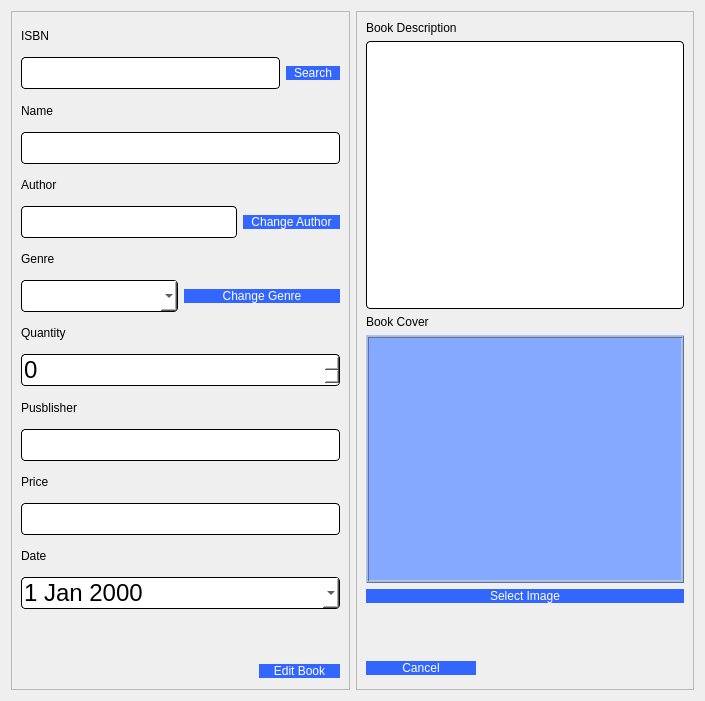
<?xml version="1.0" encoding="UTF-8"?>
<ui version="4.0">
 <class>editBook</class>
 <widget class="QDialog" name="editBook">
  <property name="geometry">
   <rect>
    <x>0</x>
    <y>0</y>
    <width>705</width>
    <height>701</height>
   </rect>
  </property>
  <property name="windowTitle">
   <string>Dialog</string>
  </property>
  <layout class="QHBoxLayout" name="horizontalLayout_5">
   <item>
    <widget class="QFrame" name="frame">
     <property name="frameShape">
      <enum>QFrame::StyledPanel</enum>
     </property>
     <property name="frameShadow">
      <enum>QFrame::Raised</enum>
     </property>
     <layout class="QVBoxLayout" name="verticalLayout">
      <item>
       <widget class="QLabel" name="label">
        <property name="styleSheet">
         <string notr="true">font: 10pt &quot;Comic Sans MS&quot;;
color: rgb(0, 0, 0);</string>
        </property>
        <property name="text">
         <string>ISBN</string>
        </property>
       </widget>
      </item>
      <item>
       <layout class="QHBoxLayout" name="horizontalLayout_3">
        <item>
         <widget class="QLineEdit" name="ISBN">
          <property name="styleSheet">
           <string notr="true">QLineEdit{
	background-color: rgb(255, 255, 255);
	 border: 1px  solid;
     border-radius: 4px;
	font: 24px
}</string>
          </property>
         </widget>
        </item>
        <item>
         <widget class="QPushButton" name="searchBtn">
          <property name="styleSheet">
           <string notr="true">QPushButton{
color: rgb(255, 255, 255);
font: 10pt &quot;Comic Sans MS&quot;;
border-radius:8px;
padding : 0 8px;
background: #3366FF;
border -radius:10px;
}
QPushButton:hover:!pressed

{
background:#4f85e2;
}
QToolButton
{

border-radius:10px;
bacground:red;
color:red;
}

QPushButton:pressed
{
              font-size: 19px;
              transition: 0.9s; 
}</string>
          </property>
          <property name="text">
           <string>Search</string>
          </property>
         </widget>
        </item>
       </layout>
      </item>
      <item>
       <widget class="QLabel" name="label_2">
        <property name="styleSheet">
         <string notr="true">font: 10pt &quot;Comic Sans MS&quot;;
color: rgb(0, 0, 0);</string>
        </property>
        <property name="text">
         <string>Name</string>
        </property>
       </widget>
      </item>
      <item>
       <widget class="QLineEdit" name="name">
        <property name="styleSheet">
         <string notr="true">QLineEdit{
	background-color: rgb(255, 255, 255);
	 border: 1px  solid;
     border-radius: 4px;
	font: 24px
}</string>
        </property>
       </widget>
      </item>
      <item>
       <widget class="QLabel" name="label_3">
        <property name="styleSheet">
         <string notr="true">font: 10pt &quot;Comic Sans MS&quot;;
color: rgb(0, 0, 0);</string>
        </property>
        <property name="text">
         <string>Author</string>
        </property>
       </widget>
      </item>
      <item>
       <layout class="QHBoxLayout" name="horizontalLayout_4">
        <item>
         <widget class="QLineEdit" name="author">
          <property name="enabled">
           <bool>false</bool>
          </property>
          <property name="styleSheet">
           <string notr="true">QLineEdit{
	background-color: rgb(255, 255, 255);
	 border: 1px  solid;
     border-radius: 4px;
	font: 24px
}</string>
          </property>
         </widget>
        </item>
        <item>
         <widget class="QPushButton" name="changeAuthorBtn">
          <property name="styleSheet">
           <string notr="true">QPushButton{
color: rgb(255, 255, 255);
font: 10pt &quot;Comic Sans MS&quot;;
border-radius:8px;
padding : 0 8px;
background: #3366FF;
border -radius:10px;
}
QPushButton:hover:!pressed

{
background:#4f85e2;
}
QToolButton
{

border-radius:10px;
bacground:red;
color:red;
}

QPushButton:pressed
{
              font-size: 19px;
              transition: 0.9s; 
}</string>
          </property>
          <property name="text">
           <string>Change Author</string>
          </property>
         </widget>
        </item>
       </layout>
      </item>
      <item>
       <widget class="QLabel" name="label_4">
        <property name="styleSheet">
         <string notr="true">font: 10pt &quot;Comic Sans MS&quot;;
color: rgb(0, 0, 0);</string>
        </property>
        <property name="text">
         <string>Genre</string>
        </property>
       </widget>
      </item>
      <item>
       <layout class="QHBoxLayout" name="horizontalLayout_6">
        <item>
         <widget class="QComboBox" name="genre">
          <property name="enabled">
           <bool>true</bool>
          </property>
          <property name="styleSheet">
           <string notr="true">QComboBox{
	background-color: rgb(255, 255, 255);
	 border: 1px  solid;
     border-radius: 4px;
	font: 24px
}</string>
          </property>
         </widget>
        </item>
        <item>
         <widget class="QPushButton" name="changeGenreBtn">
          <property name="styleSheet">
           <string notr="true">QPushButton{
color: rgb(255, 255, 255);
font: 10pt &quot;Comic Sans MS&quot;;
border-radius:8px;
padding : 0 8px;
background: #3366FF;
border -radius:10px;
}
QPushButton:hover:!pressed

{
background:#4f85e2;
}
QToolButton
{

border-radius:10px;
bacground:red;
color:red;
}

QPushButton:pressed
{
              font-size: 19px;
              transition: 0.9s; 
}</string>
          </property>
          <property name="text">
           <string>Change Genre</string>
          </property>
         </widget>
        </item>
       </layout>
      </item>
      <item>
       <widget class="QLabel" name="label_5">
        <property name="styleSheet">
         <string notr="true">font: 10pt &quot;Comic Sans MS&quot;;
color: rgb(0, 0, 0);</string>
        </property>
        <property name="text">
         <string>Quantity</string>
        </property>
       </widget>
      </item>
      <item>
       <widget class="QSpinBox" name="quantity">
        <property name="styleSheet">
         <string notr="true">QSpinBox{
	background-color: rgb(255, 255, 255);
	 border: 1px  solid;
     border-radius: 4px;
	font: 24px
}</string>
        </property>
        <property name="maximum">
         <number>1000000</number>
        </property>
        <property name="displayIntegerBase">
         <number>10</number>
        </property>
       </widget>
      </item>
      <item>
       <widget class="QLabel" name="label_6">
        <property name="styleSheet">
         <string notr="true">font: 10pt &quot;Comic Sans MS&quot;;
color: rgb(0, 0, 0);</string>
        </property>
        <property name="text">
         <string>Pusblisher</string>
        </property>
       </widget>
      </item>
      <item>
       <widget class="QLineEdit" name="publisher">
        <property name="styleSheet">
         <string notr="true">QLineEdit{
	background-color: rgb(255, 255, 255);
	 border: 1px  solid;
     border-radius: 4px;
	font: 24px
}</string>
        </property>
       </widget>
      </item>
      <item>
       <widget class="QLabel" name="label_7">
        <property name="styleSheet">
         <string notr="true">font: 10pt &quot;Comic Sans MS&quot;;
color: rgb(0, 0, 0);</string>
        </property>
        <property name="text">
         <string>Price</string>
        </property>
       </widget>
      </item>
      <item>
       <widget class="QLineEdit" name="price">
        <property name="styleSheet">
         <string notr="true">QLineEdit{
	background-color: rgb(255, 255, 255);
	 border: 1px  solid;
     border-radius: 4px;
	font: 24px
}</string>
        </property>
       </widget>
      </item>
      <item>
       <widget class="QLabel" name="label_8">
        <property name="styleSheet">
         <string notr="true">font: 10pt &quot;Comic Sans MS&quot;;
color: rgb(0, 0, 0);</string>
        </property>
        <property name="text">
         <string>Date</string>
        </property>
       </widget>
      </item>
      <item>
       <widget class="QDateEdit" name="date">
        <property name="styleSheet">
         <string notr="true">QDateEdit{
	background-color: rgb(255, 255, 255);
	 border: 1px  solid;
     border-radius: 4px;
	font: 24px
}</string>
        </property>
        <property name="calendarPopup">
         <bool>true</bool>
        </property>
       </widget>
      </item>
      <item>
       <spacer name="verticalSpacer_2">
        <property name="orientation">
         <enum>Qt::Vertical</enum>
        </property>
        <property name="sizeType">
         <enum>QSizePolicy::Fixed</enum>
        </property>
        <property name="sizeHint" stdset="0">
         <size>
          <width>20</width>
          <height>48</height>
         </size>
        </property>
       </spacer>
      </item>
      <item>
       <layout class="QHBoxLayout" name="horizontalLayout">
        <item>
         <spacer name="horizontalSpacer">
          <property name="orientation">
           <enum>Qt::Horizontal</enum>
          </property>
          <property name="sizeType">
           <enum>QSizePolicy::Fixed</enum>
          </property>
          <property name="sizeHint" stdset="0">
           <size>
            <width>238</width>
            <height>17</height>
           </size>
          </property>
         </spacer>
        </item>
        <item>
         <widget class="QPushButton" name="editBookBtn">
          <property name="styleSheet">
           <string notr="true">QPushButton{
color: rgb(255, 255, 255);
font: 10pt &quot;Comic Sans MS&quot;;
border-radius:8px;
padding : 0 8px;
background: #3366FF;
border -radius:10px;
}
QPushButton:hover:!pressed

{
background:#4f85e2;
}
QToolButton
{

border-radius:10px;
bacground:red;
color:red;
}

QPushButton:pressed
{
              font-size: 19px;
              transition: 0.9s; 
}</string>
          </property>
          <property name="text">
           <string>Edit Book</string>
          </property>
         </widget>
        </item>
       </layout>
      </item>
     </layout>
    </widget>
   </item>
   <item>
    <widget class="QFrame" name="frame_2">
     <property name="frameShape">
      <enum>QFrame::StyledPanel</enum>
     </property>
     <property name="frameShadow">
      <enum>QFrame::Raised</enum>
     </property>
     <layout class="QVBoxLayout" name="verticalLayout_2">
      <item>
       <widget class="QLabel" name="label_10">
        <property name="styleSheet">
         <string notr="true">font: 10pt &quot;Comic Sans MS&quot;;
color: rgb(0, 0, 0);</string>
        </property>
        <property name="text">
         <string>Book Description</string>
        </property>
       </widget>
      </item>
      <item>
       <widget class="QTextEdit" name="description">
        <property name="styleSheet">
         <string notr="true">QTextEdit{
	background-color: rgb(255, 255, 255);
	 border: 1px  solid;
     border-radius: 4px;
	font: 24px
}</string>
        </property>
       </widget>
      </item>
      <item>
       <layout class="QVBoxLayout" name="verticalLayout_3">
        <item>
         <widget class="QLabel" name="label_11">
          <property name="styleSheet">
           <string notr="true">font: 10pt &quot;Comic Sans MS&quot;;
color: rgb(0, 0, 0);</string>
          </property>
          <property name="text">
           <string>Book Cover</string>
          </property>
         </widget>
        </item>
        <item>
         <widget class="QLabel" name="coverLabel">
          <property name="sizePolicy">
           <sizepolicy hsizetype="Expanding" vsizetype="Expanding">
            <horstretch>0</horstretch>
            <verstretch>0</verstretch>
           </sizepolicy>
          </property>
          <property name="focusPolicy">
           <enum>Qt::StrongFocus</enum>
          </property>
          <property name="styleSheet">
           <string notr="true">background-color: #84A9FF;
border-color: rgb(0, 0, 0);</string>
          </property>
          <property name="frameShape">
           <enum>QFrame::Box</enum>
          </property>
          <property name="frameShadow">
           <enum>QFrame::Raised</enum>
          </property>
          <property name="midLineWidth">
           <number>1</number>
          </property>
          <property name="text">
           <string/>
          </property>
         </widget>
        </item>
       </layout>
      </item>
      <item>
       <widget class="QPushButton" name="selectImgBtn">
        <property name="styleSheet">
         <string notr="true">QPushButton{
color: rgb(255, 255, 255);
font: 10pt &quot;Comic Sans MS&quot;;
border-radius:8px;
padding : 0 8px;
background: #3366FF;
border -radius:10px;
}
QPushButton:hover:!pressed

{
background:#4f85e2;
}
QToolButton
{

border-radius:10px;
bacground:red;
color:red;
}

QPushButton:pressed
{
              font-size: 19px;
              transition: 0.9s; 
}</string>
        </property>
        <property name="text">
         <string>Select Image</string>
        </property>
       </widget>
      </item>
      <item>
       <spacer name="verticalSpacer">
        <property name="orientation">
         <enum>Qt::Vertical</enum>
        </property>
        <property name="sizeType">
         <enum>QSizePolicy::Fixed</enum>
        </property>
        <property name="sizeHint" stdset="0">
         <size>
          <width>20</width>
          <height>48</height>
         </size>
        </property>
       </spacer>
      </item>
      <item>
       <layout class="QHBoxLayout" name="horizontalLayout_2">
        <item>
         <widget class="QPushButton" name="cancelBtn">
          <property name="styleSheet">
           <string notr="true">QPushButton{
color: rgb(255, 255, 255);
font: 10pt &quot;Comic Sans MS&quot;;
border-radius:8px;
padding : 0 8px;
background: #3366FF;
border -radius:10px;
}
QPushButton:hover:!pressed

{
background:#4f85e2;
}
QToolButton
{

border-radius:10px;
bacground:red;
color:red;
}

QPushButton:pressed
{
              font-size: 19px;
              transition: 0.9s; 
}</string>
          </property>
          <property name="text">
           <string>Cancel</string>
          </property>
         </widget>
        </item>
        <item>
         <spacer name="horizontalSpacer_2">
          <property name="orientation">
           <enum>Qt::Horizontal</enum>
          </property>
          <property name="sizeType">
           <enum>QSizePolicy::Fixed</enum>
          </property>
          <property name="sizeHint" stdset="0">
           <size>
            <width>208</width>
            <height>23</height>
           </size>
          </property>
         </spacer>
        </item>
       </layout>
      </item>
     </layout>
    </widget>
   </item>
  </layout>
 </widget>
 <resources/>
 <connections/>
</ui>
